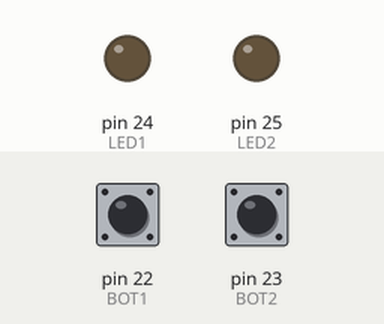
Bench run of a sketch on a simulated Arduino Mega 2560, built with avr-gcc and run on an emulated ATmega2560. On the bench: output pins drawn as LEDs (lit = HIGH). The test bench sets the inputs (shaded band); at power-on: pin 22 (BOT1) LOW, pin 23 (BOT2) LOW.

Above: at 1.2 s.
1.3 s: pin 22 (BOT1) pulled HIGH for 0.15 s
At 1.4 s:
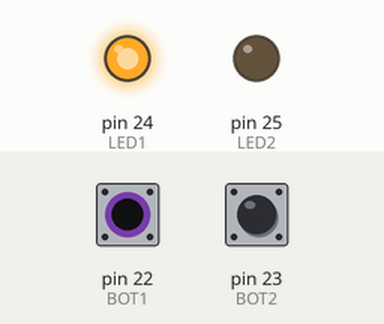
2.9 s: pin 23 (BOT2) pulled HIGH for 0.15 s
At 2.98 s:
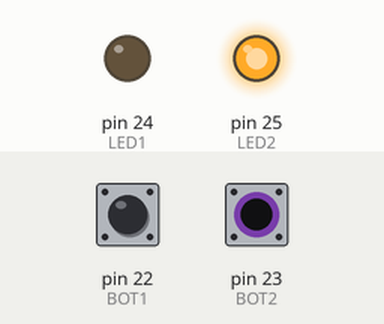
4.5 s: pin 23 (BOT2) pulled HIGH for 3.2 s
At 8.3 s:
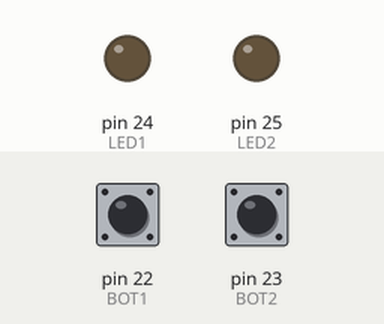
9.2 s: pin 22 (BOT1) pulled HIGH for 3.2 s
At 9.5 s:
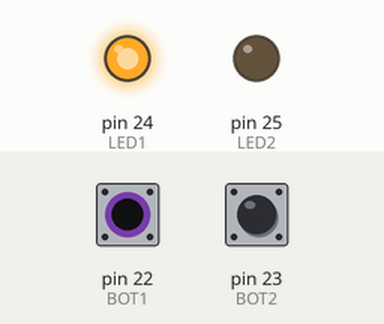
13.9 s: pin 22 (BOT1) driven HIGH and pin 23 (BOT2) driven HIGH
At 15.1 s:
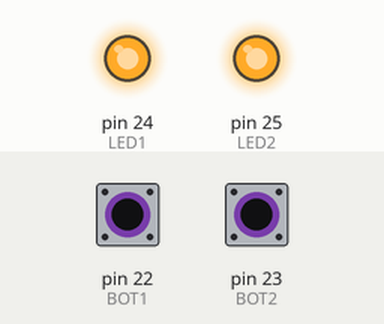
Timing chart, 0 to 16.4 s (numbered marks = the images above; inputs shaded):
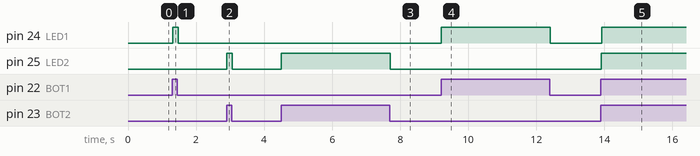

The sketch:

pulsadores.ino
```cpp
const int BOT1 = 22;
const int BOT2 = 23;
const int LED1 = 24;
const int LED2 = 25;

void setup()
{
  pinMode(BOT1,INPUT);
  pinMode(BOT2,INPUT);
  pinMode(LED1,OUTPUT);
  pinMode(LED2,OUTPUT);
}


void loop()
{
  if(digitalRead(BOT1) == HIGH)
  {
    digitalWrite(LED1,255);
  }
  else
  {
    digitalWrite(LED1,0);
  }
  delay(20);

  if(digitalRead(BOT2) == HIGH)
  {
    digitalWrite(LED2,1);
  }
  else
  {
    digitalWrite(LED2,0);
  }
  delay(20);
}
```

Measured:
- after the input at 1.3 s, pin 24 (LED1): LOW → HIGH at once, → LOW 0.16 s later
- after the input at 2.9 s, pin 25 (LED2): LOW → HIGH at once, → LOW 0.16 s later
- after the input at 4.5 s, pin 25 (LED2): LOW → HIGH at once, → LOW 3.2 s later
- after the input at 9.2 s, pin 24 (LED1): LOW → HIGH at once, → LOW 3.2 s later
- after the input at 13.9 s, pin 24 (LED1), pin 25 (LED2): LOW → HIGH at once
